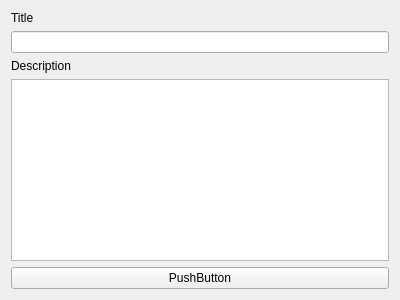
<?xml version="1.0" encoding="UTF-8"?>
<ui version="4.0">
 <class>NewTask</class>
 <widget class="QWidget" name="NewTask">
  <property name="geometry">
   <rect>
    <x>0</x>
    <y>0</y>
    <width>400</width>
    <height>300</height>
   </rect>
  </property>
  <property name="windowTitle">
   <string>Form</string>
  </property>
  <layout class="QVBoxLayout" name="verticalLayout">
   <item>
    <layout class="QGridLayout" name="gridLayout">
     <item row="0" column="0">
      <widget class="QLabel" name="label">
       <property name="text">
        <string>Title</string>
       </property>
      </widget>
     </item>
     <item row="1" column="0">
      <widget class="QLineEdit" name="lineEdit"/>
     </item>
     <item row="2" column="0">
      <widget class="QLabel" name="label_2">
       <property name="text">
        <string>Description</string>
       </property>
      </widget>
     </item>
     <item row="3" column="0">
      <widget class="QTextEdit" name="textEdit"/>
     </item>
    </layout>
   </item>
   <item>
    <widget class="QPushButton" name="pushButton">
     <property name="text">
      <string>PushButton</string>
     </property>
    </widget>
   </item>
  </layout>
 </widget>
 <resources/>
 <connections/>
</ui>
